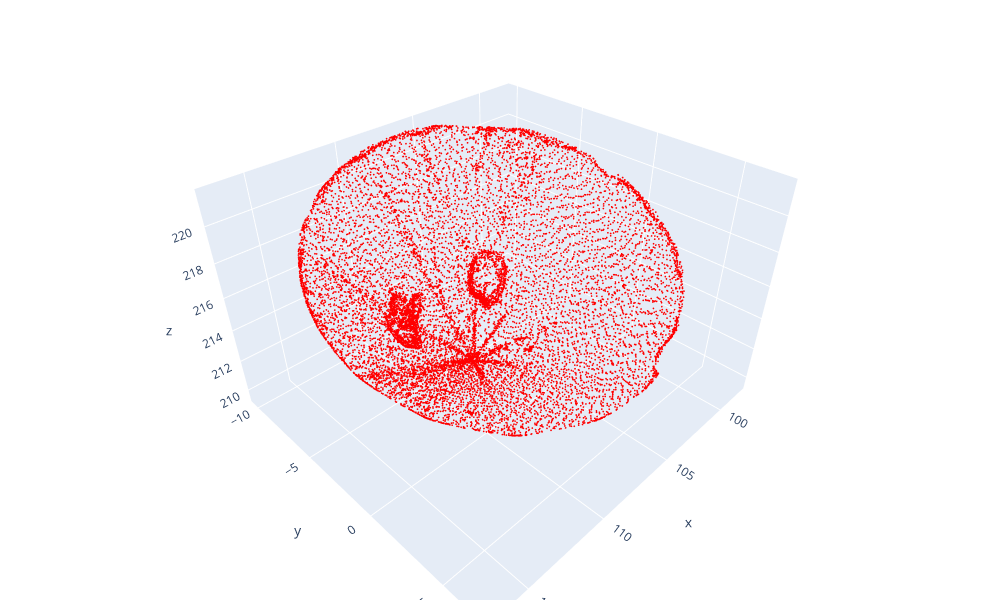

Here is the notebook cell this chart was saved with:
### Code cell
import open3d as o3d
import torch, numpy as np, pprint
import os

# torch.set_printoptions(threshold=torch.inf)

# 加载序列化的 .pt 文件
pt_path = '/data/processed/real3dad/train/diamond_491_bulge_cut.pt'
#pt_path = '/data/processed/real3dad/val/starfish_506_bulges_cut.pt'
#pt_path = '/data/processed/real3dad/train/diamond_470_bulge_cut.pt'

# 1) 基于 pt_path 推导 pcd_path / gt_path
stem = os.path.basename(pt_path)[:-3]  # 去掉 .pt
split = os.path.basename(os.path.dirname(pt_path))  # train / val ...
category, name = stem.split("_", 1)
pcd_path_auto = f"/data/Real3D-AD-PCD/{category}/test_neo/{name}.pcd"
gt_path_auto  = f"/data/processed/real3dad/instance_gt/{split}/{stem}.txt"

print(f"\n[路径推导]\n  pcd_path -> {pcd_path_auto}\n  gt_path  -> {gt_path_auto}")
pcd_path = pcd_path_auto
gt_path = gt_path_auto


# 让 numpy / torch 打印不省略
np.set_printoptions(threshold=np.inf, linewidth=200, suppress=True)
try:
    torch.set_printoptions(profile="full")  # PyTorch 全量打印
except TypeError:
    torch.set_printoptions(threshold=float('inf'), linewidth=200)

def to_numpy(x):
    if isinstance(x, np.ndarray):
        return x
    if torch.is_tensor(x):
        return x.detach().cpu().numpy()
    return np.asarray(x)

def print_full(name, arr, as_int=False):
    a = to_numpy(arr)
    if as_int:
        a = a.astype(int)
    print(f"\n[{name}] shape={a.shape}, dtype={a.dtype}")
    # 用 array2string 强制完整展开
    print(np.array2string(a, max_line_width=200, separator=', '))

# 载入 .pt
data = torch.load(pt_path, map_location='cpu')

# 元信息
print("\n[meta]")
pprint.pprint(data['meta'], width=120)

# 全量打印各字段
print_full('points', data['points'])                       # (N,3)
print_full('semantic_labels_pp', data['semantic_labels_pp'])   # (N,)
print_full('instance_labels_pp', data['instance_labels_pp'])   # (N,)
print_full('instance_masks', data['instance_masks'])           # (K,N) 布尔
print_full('semantic_labels_inst', data['semantic_labels_inst'])  # (K,)


# 2) 读取“一列整型 GT”（长度=N）
try:
    gt = np.loadtxt(gt_path, dtype=int)
    if gt.ndim == 2 and gt.shape[1] == 1:
        gt = gt.ravel()
except Exception as e:
    raise RuntimeError(f"读取 GT 失败: {gt_path}") from e

N = data["points"].shape[0]
if gt.shape[0] != N:
    raise ValueError(f"GT 长度({gt.shape[0]}) != 点数 N({N})")

sem_pp = to_numpy(data["semantic_labels_pp"]).astype(int).ravel()
inst_pp = to_numpy(data["instance_labels_pp"]).astype(int).ravel()

print(f"[基本信息] N={N}, GT唯一实例ID(>0)={np.unique(gt[gt>0]).tolist()}")

# 3) 背景一致性（只看“是否为实例点”这一层面）
gt_fg = gt > 0
pt_fg = (inst_pp > 0) & (inst_pp != 255)  # 兼容 255 作为忽略/背景
fg_mismatch = np.where(gt_fg ^ pt_fg)[0]
if fg_mismatch.size == 0:
    print("[OK] GT 与 PT 的前景/背景划分一致")
else:
    print(f"[WARN] 前景/背景不一致点数: {fg_mismatch.size}（举例索引前10）: {fg_mismatch[:10].tolist()}")

# 4) 每个 GT 实例内的 PT 实例ID 是否“一致”（不拆不并）
bad_inst = []
for gid in np.unique(gt[gt > 0]):
    idx = (gt == gid)
    vals = inst_pp[idx]
    uniq = np.unique(vals)
    # 允许 PT 用同一个正ID 标全部点；不接受多ID/含0/255
    if not (uniq.size == 1 and uniq[0] > 0 and uniq[0] != 255):
        bad_inst.append(int(gid))
if not bad_inst:
    print("[OK] 每个 GT 实例在 PT 的 instance_labels_pp 中保持成块（一致的正实例ID）")
else:
    print(f"[WARN] 下列 GT 实例在 PT 中被拆分/含背景ID: {bad_inst}")

# 5) 每个 GT 实例内语义是否“基本纯净”（可选，阈值很严）
bad_sem = []
for gid in np.unique(gt[gt > 0]):
    idx = (gt == gid)
    vals, cnts = np.unique(sem_pp[idx], return_counts=True)
    major_ratio = cnts.max() / idx.sum()
    if major_ratio < 0.9999:
        bad_sem.append((int(gid), float(major_ratio)))
if not bad_sem:
    print("[OK] 每个 GT 实例内的 semantic_labels_pp 近乎单一")
else:
    print(f"[WARN] 存在语义不纯实例（主语义占比<0.9999）: {bad_sem[:10]}")

pcd = o3d.io.read_point_cloud(pcd_path)
o3d.visualization.draw_plotly([pcd], width=1000, height=600)

### Figure 1 — Plotly figure (JSON) as saved in the notebook; plotly's stock layout.template omitted (floating-point values rounded to 4 significant figures; data arrays with more than 128 entries replaced by an {"elided": "..."} marker saying what was removed)
{"data": [{"marker": {"color": {"elided": "16384x3 int values"}, "size": 1}, "mode": "markers", "type": "scatter3d", "x": {"elided": "16384 float values"}, "y": {"elided": "16384 float values"}, "z": {"elided": "16384 float values"}}], "layout": {"height": 600, "margin": {"b": 0, "l": 0, "r": 0, "t": 0}, "scene": {"camera": {"center": {"x": 0, "y": 0, "z": 0}, "up": {"x": 0, "y": 0, "z": 1}}}, "showlegend": false, "width": 1000}}
